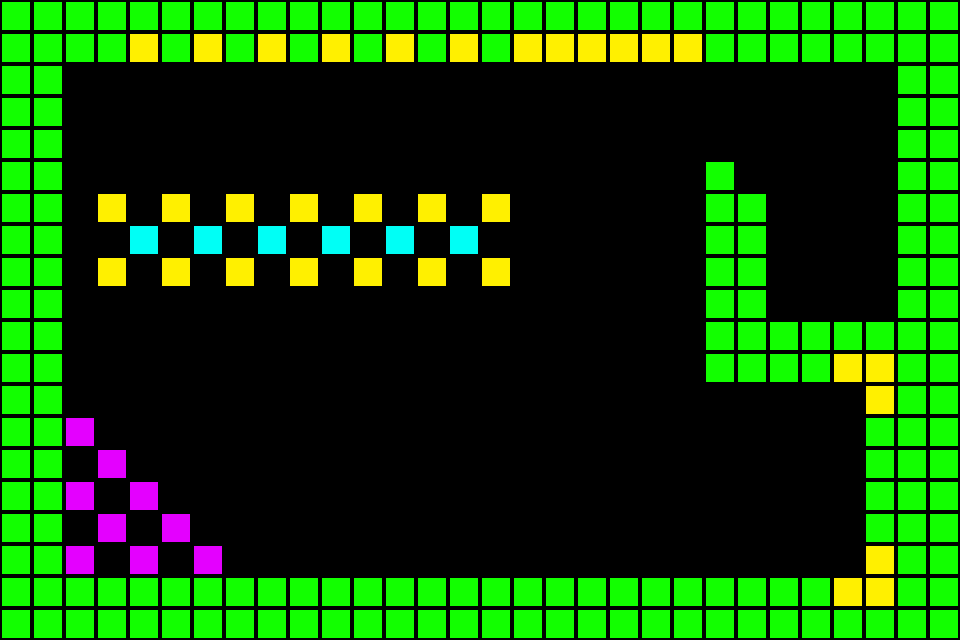

A level layout from a 2D game, rendered from its tile map. Below: a short description, then the map file with tile-grid data replaced by summaries:
An orthogonal 30x20 tile map with 32x32 px tiles, 1 tile layer (Tile Layer 1) and 15 objects (4x c, 3x negativePole, 3x shutDownSite, 2x positivePole, 2x reversePad, ...).

<map version="1.0" orientation="orthogonal" width="30" height="20" tilewidth="32" tileheight="32">
 <tileset firstgid="1" name="tilemap-hd" tilewidth="32" tileheight="32">
  <image source="tilemap-hd.png" width="64" height="64" />
  <tile id="0">
   <properties>
    <property name="Collidable" value="True" />
    <property name="Color" value="Blue" />
   </properties>
  </tile>
  <tile id="1">
   <properties>
    <property name="Collidable" value="True" />
    <property name="Color" value="Purple" />
   </properties>
  </tile>
  <tile id="2">
   <properties>
    <property name="Collidable" value="True" />
    <property name="Color" value="Green" />
   </properties>
  </tile>
  <tile id="3">
   <properties>
    <property name="Collidable" value="True" />
    <property name="Color" value="Yellow" />
   </properties>
  </tile>
 </tileset>
 <layer name="Tile Layer 1" width="30" height="20">
  <data>[600 cells, 240 non-empty, 4 distinct tile ids]</data>
 </layer>
 <objectgroup name="Object Layer 1" width="30" height="20">
  <object name="Launcher" type="launcher" x="832" y="256">
   <properties>
    <property name="direction" value="up" />
   </properties>
  </object>
  <object name="Pole" type="negativePole" x="448" y="128" />
  <object name="Site" type="shutDownSite" x="128" y="128" />
  <object name="Pole" type="negativePole" x="320" y="128" />
  <object name="Site" type="shutDownSite" x="768" y="480" />
  <object name="Pole" type="negativePole" x="384" y="128" />
  <object name="Pole" type="positivePole" x="256" y="128" />
  <object name="reverse" type="reversePad" x="256" y="480" />
  <object name="Site" type="shutDownSite" x="128" y="352" />
  <object name="reverse" type="reversePad" x="544" y="480" />
  <object name="c" x="352" y="224" />
  <object name="c" x="352" y="256" />
  <object name="c" x="320" y="224" />
  <object name="c" x="320" y="256" />
  <object name="Pole" type="positivePole" x="512" y="128" />
 </objectgroup>
</map>
